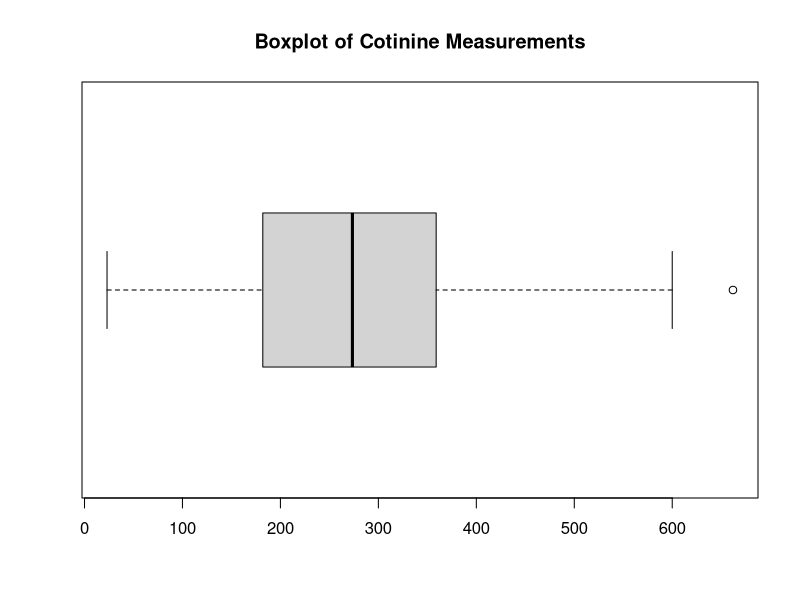

Reproduce this figure in R.
## ---- chunk 1
knitr::opts_chunk$set(echo = TRUE)
## ---- chunk 2
cotinine <- c(362, 210, 400, 520, 360, 166, 296, 262, 236, 200, 190, 401, 212, 284,  
                242, 385, 103, 248, 381, 385)
mean(cotinine)
## ---- chunk 3
cotinine <- c(362, 210, 400, 520, 360, 166, 296, 262, 236, 200, 190)

median(cotinine)
## ---- chunk 4
cotinine <- c(362, 210, 400, 520, 360, 166, 296, 262, 236, 200, 190, 401, 212,284,242, 385, 103, 248, 381, 385)

freq_cotinine <- table(cotinine)#This creates the freq table for the cotinine vector
freq_cotinine

sort(freq_cotinine, decreasing = TRUE)[1]

## ---- chunk 5
cotinine <- c(362, 210, 400, 520, 360)
range(cotinine)
range_value = 520 - 210
range_value

## ---- chunk 6
cotinine <- c(362, 210, 400, 520, 360)
var(cotinine)

sd(cotinine)

## ---- chunk 7
nicotine <- c(1.8, 1.7, 1.7, 1.6, 1.5, 1.4, 1.4, 1.3, 1.3, 1.2, 1.2, 1.1)
range(nicotine)

range_value <-1.8-1.1
range_value

var(nicotine)

sd(nicotine)
## ---- chunk 8
scores <- c(112, 141, 118, 132, 121,	116, 133, 110, 126, 138)
z_scores<- scale(scores)
z_scores1 <- as.numeric(z_scores) #This gives a cleaner output
z_scores1

## ---- chunk 9
Data1 <- c(23, 37, 67, 69, 77, 82, 101, 103, 128, 151, 154, 171, 182, 184, 190, 190, 
             196, 206, 208, 218, 243, 250, 254, 263,269, 278, 284, 286, 292, 296, 299, 
             306, 312, 331, 335, 340, 359, 359, 360, 368, 369, 381, 388, 403, 407, 
             479, 508, 529, 600, 662)
(length(Data1[Data1<250])/length(Data1))*100

## ---- chunk 10
quantile(Data1, probs = 0.25)
## ---- chunk 11
fivenum(Data1)
## ---- chunk 12
boxplot(Data1, horizontal = TRUE, main ="Boxplot of Cotinine Measurements")
